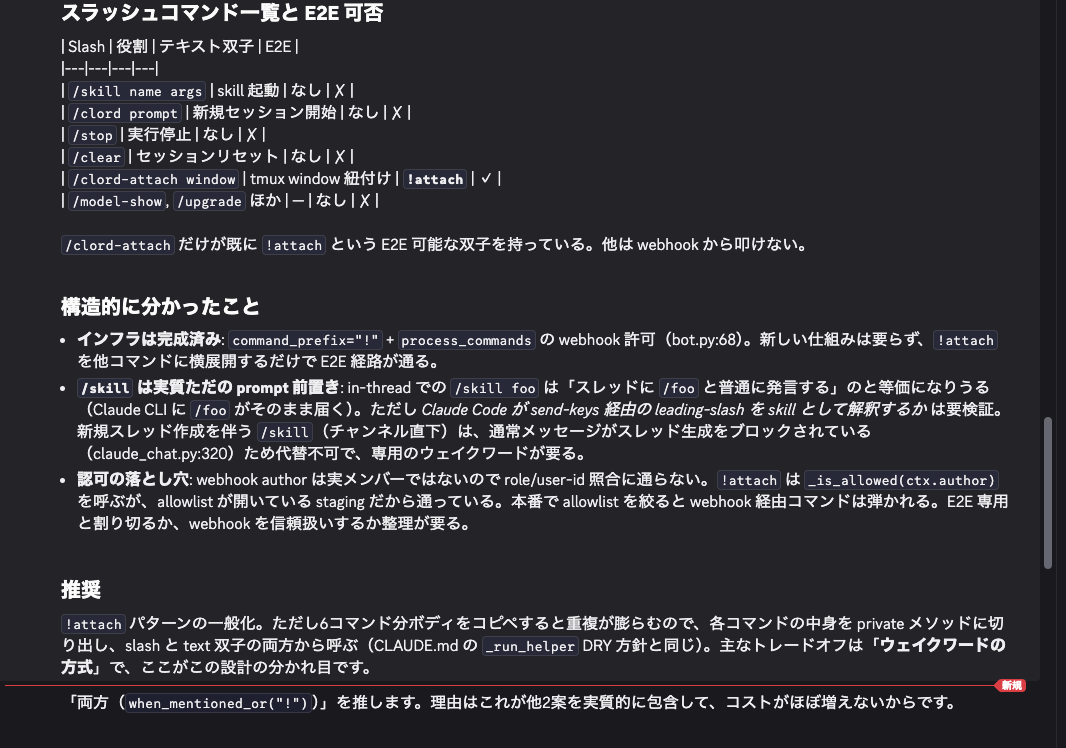
#> input picture 199-table-not-rendered.png, 1066 x 748 px
$ python compose_screenshots.py ../199-table-not-rendered.png ../199-table-not-rendered.png
#> lines starting #> are read from the running program, lines starting #| are printed output that depends on the picture
#!/usr/bin/env python3
"""Compose two screenshots side-by-side with "Before" / "After" labels.

A dev-time helper for writing Issue/PR/completion reports (c-lord Issue #310).
It takes two PNGs and emits a single image with them placed horizontally,
each panel labeled. It is intentionally standalone: it does NOT import from the
``c_lord`` runtime package and is not wired into the bot. Run it directly:

    python scripts/compose_screenshots.py before.png after.png -o diff.png

Out of scope (by design): arrow / freeform annotation — see Issue #310.
"""

from __future__ import annotations

import argparse
from pathlib import Path

from PIL import Image, ImageDraw, ImageFont

# Layout constants (pixels).
_LABEL_BAND = 28  # vertical space reserved above each panel for its label
_GAP = 16  # horizontal gap between the two panels
_MARGIN = 12  # outer margin around the whole canvas
_BG = (255, 255, 255)  # canvas background
_FG = (0, 0, 0)  # label text color


def _load_font() -> ImageFont.FreeTypeFont | ImageFont.ImageFont:
    """Return a usable font, falling back to Pillow's bundled default."""
    try:
        return ImageFont.truetype("DejaVuSans-Bold.ttf", 18)
    except OSError:
        return ImageFont.load_default()


def compose(before_path: str, after_path: str, out_path: str) -> str:
    """Place two images side-by-side with Before/After labels and save the result.

    Images of differing sizes are handled: each panel is top-aligned, the total
    width is the sum of the two panel widths (plus gap/margins), and the height
    is the tallest panel plus the label band (plus margins). Returns ``out_path``.
    """
#> called with before_path = '../199-table-not-rendered.png', after_path = '../199-table-not-rendered.png', out_path = 'compose.png'
    with Image.open(before_path) as before_img, Image.open(after_path) as after_img:
#> before_img is the input picture: PIL image 1066x748 RGB; mean R, G, B 50, 49.8, 54.2
        before = before_img.convert("RGB")
        after = after_img.convert("RGB")

    panels = ((before, "Before"), (after, "After"))
    panel_h = max(before.height, after.height)
#> panel_h = 748

    canvas_w = _MARGIN * 2 + before.width + _GAP + after.width
#> canvas_w = 2172
    canvas_h = _MARGIN * 2 + _LABEL_BAND + panel_h
#> canvas_h = 800

    canvas = Image.new("RGB", (canvas_w, canvas_h), _BG)
#> canvas: PIL image 2172x800 RGB; every value is 255
    draw = ImageDraw.Draw(canvas)
    font = _load_font()

    x = _MARGIN
    for panel, label in panels:
        draw.text((x, _MARGIN), label, fill=_FG, font=font)
        canvas.paste(panel, (x, _MARGIN + _LABEL_BAND))
        x += panel.width + _GAP
#> this loop made 2 passes
#> (label, x) on passes 1 to 2: ('Before', 1094), ('After', 2176)
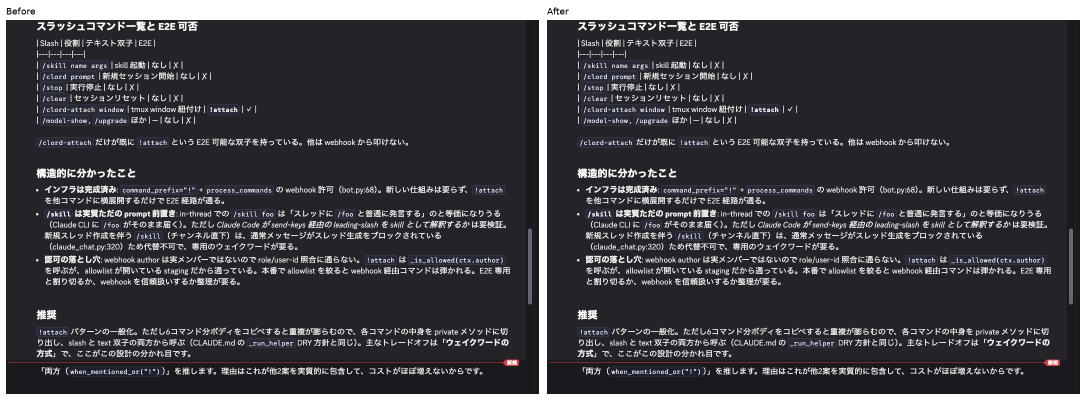
#> canvas: PIL image 2172x800 RGB (shown at 1/2 size); mean R, G, B 66.8, 66.6, 70.6
#> after the loop, x = 2176

    canvas.save(out_path, format="PNG")
    return out_path


def main() -> None:
    parser = argparse.ArgumentParser(
        description="Compose two PNGs side-by-side with Before/After labels (dev tool).",
    )
    parser.add_argument("before", help="Path to the 'before' PNG.")
    parser.add_argument("after", help="Path to the 'after' PNG.")
    parser.add_argument(
        "-o",
        "--output",
        default="compose.png",
        help="Output PNG path (default: compose.png).",
    )
    args = parser.parse_args()

    out = compose(args.before, args.after, args.output)
    print(f"Wrote {Path(out).resolve()}")


if __name__ == "__main__":
    main()
